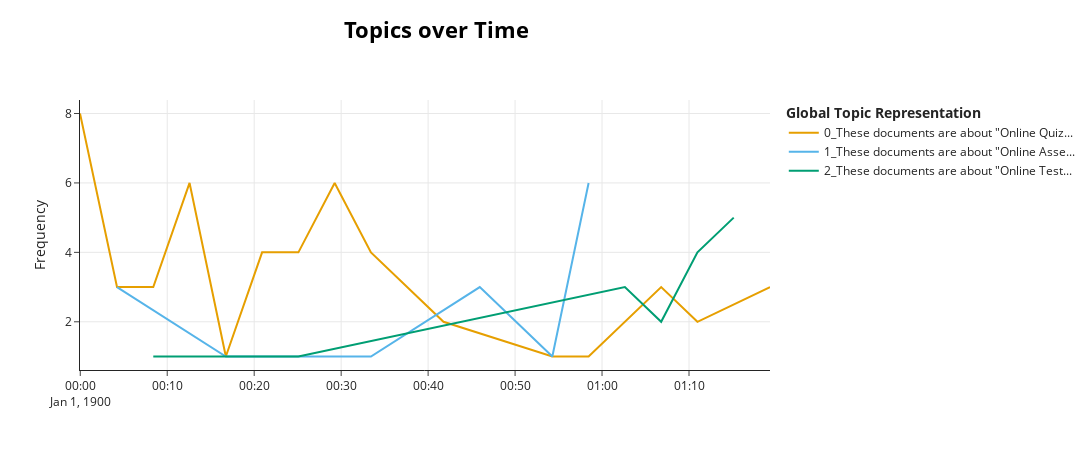

Notebook code cell kept with this figure:
### Markdown cell above
# Looking into a way to plot some of the charts myself a bit more easily.

### Code cell
import pandas as pd
from typing import List, Union
import plotly.graph_objects as go
from sklearn.preprocessing import normalize


def visualize_topics_over_time(
    topic_model,
    topics_over_time: pd.DataFrame,
    top_n_topics: int = None,
    topics: List[int] = None,
    normalize_frequency: bool = False,
    custom_labels: Union[bool, str] = False,
    title: str = "<b>Topics over Time</b>",
    width: int = 1250,
    height: int = 450,
) -> go.Figure:
    """Visualize topics over time

    Arguments:
        topic_model: A fitted BERTopic instance.
        topics_over_time: The topics you would like to be visualized with the
                          corresponding topic representation
        top_n_topics: To visualize the most frequent topics instead of all
        topics: Select which topics you would like to be visualized
        normalize_frequency: Whether to normalize each topic's frequency individually
        custom_labels: If bool, whether to use custom topic labels that were defined using
                       `topic_model.set_topic_labels`.
                       If `str`, it uses labels from other aspects, e.g., "Aspect1".
        title: Title of the plot.
        width: The width of the figure.
        height: The height of the figure.

    Returns:
        A plotly.graph_objects.Figure including all traces

    Examples:

    To visualize the topics over time, simply run:

    ```python
    topics_over_time = topic_model.topics_over_time(docs, timestamps)
    topic_model.visualize_topics_over_time(topics_over_time)
    ```

    Or if you want to save the resulting figure:

    ```python
    fig = topic_model.visualize_topics_over_time(topics_over_time)
    fig.write_html("path/to/file.html")
    ```
    <iframe src="../../getting_started/visualization/trump.html"
    style="width:1000px; height: 680px; border: 0px;""></iframe>
    """
    colors = [
        "#E69F00",
        "#56B4E9",
        "#009E73",
        "#F0E442",
        "#D55E00",
        "#0072B2",
        "#CC79A7",
    ]

    # Select topics based on top_n and topics args
    freq_df = topic_model.get_topic_freq()
    freq_df = freq_df.loc[freq_df.Topic != -1, :]
    if topics is not None:
        selected_topics = list(topics)
    elif top_n_topics is not None:
        selected_topics = sorted(freq_df.Topic.to_list()[:top_n_topics])
    else:
        selected_topics = sorted(freq_df.Topic.to_list())

    # Prepare data
    if isinstance(custom_labels, str):
        topic_names = [
            [[str(topic), None]] + topic_model.topic_aspects_[custom_labels][topic]
            for topic in topics
        ]
        topic_names = [
            "_".join([label[0] for label in labels[:4]]) for labels in topic_names
        ]
        topic_names = [
            label if len(label) < 30 else label[:27] + "..." for label in topic_names
        ]
        topic_names = {
            key: topic_names[index]
            for index, key in enumerate(topic_model.topic_labels_.keys())
        }
    elif topic_model.custom_labels_ is not None and custom_labels:
        topic_names = {
            key: topic_model.custom_labels_[key + topic_model._outliers]
            for key, _ in topic_model.topic_labels_.items()
        }
    else:
        topic_names = {
            key: value[:40] + "..." if len(value) > 40 else value
            for key, value in topic_model.topic_labels_.items()
        }
    topics_over_time["Name"] = topics_over_time.Topic.map(topic_names)
    data = topics_over_time.loc[
        topics_over_time.Topic.isin(selected_topics), :
    ].sort_values(["Topic", "Timestamp"])

    # Add traces
    fig = go.Figure()
    for index, topic in enumerate(data.Topic.unique()):
        trace_data = data.loc[data.Topic == topic, :]
        topic_name = trace_data.Name.values[0]
        words = trace_data.Words.values
        if normalize_frequency:
            y = normalize(trace_data.Frequency.values.reshape(1, -1))[0]
        else:
            y = trace_data.Frequency
        fig.add_trace(
            go.Scatter(
                x=trace_data.Timestamp,
                y=y,
                mode="lines",
                marker_color=colors[index % 7],
                hoverinfo="text",
                name=topic_name,
                hovertext=[f"<b>Topic {topic}</b><br>Words: {word}" for word in words],
            )
        )

    # Styling of the visualization
    fig.update_xaxes(showgrid=True)
    fig.update_yaxes(showgrid=True)
    fig.update_layout(
        yaxis_title="Normalized Frequency" if normalize_frequency else "Frequency",
        title={
            "text": f"{title}",
            "y": 0.95,
            "x": 0.40,
            "xanchor": "center",
            "yanchor": "top",
            "font": dict(size=22, color="Black"),
        },
        template="simple_white",
        width=width,
        height=height,
        hoverlabel=dict(bgcolor="white", font_size=16, font_family="Rockwell"),
        legend=dict(
            title="<b>Global Topic Representation",
        ),
    )
    return fig


visualize_topics_over_time(topicModel, topicsOverTime)

### Figure 1 — Plotly figure (JSON) as saved in the notebook; plotly's stock layout.template omitted (floating-point values rounded to 4 significant figures)
{"data": [{"hoverinfo": "text", "hovertext": ["<b>Topic 0</b><br>Words: These documents are about \"Online Quiz Creation and Migration Updates.\", , , , ", "<b>Topic 0</b><br>Words: These documents are about online quiz functionality and management., , , , ", "<b>Topic 0</b><br>Words: These documents are about \"Educational Assessment Tools.\", , , , ", "<b>Topic 0</b><br>Words: These documents are about \"Educational Technology Training.\", , , , ", "<b>Topic 0</b><br>Words: Educational Quiz Templates, , , , ", "<b>Topic 0</b><br>Words: These documents are about \"Canvas Quiz Formats Comparison.\", , , , ", "<b>Topic 0</b><br>Words: These documents are about \"Online Quiz Tools and Updates.\", , , , ", "<b>Topic 0</b><br>Words: The documents are about creating a quiz with different question types and options. A single label would be \"Quiz Creation Tutorial.\", , , , ", "<b>Topic 0</b><br>Words: These documents are about creating and managing quizzes in an educational platform or software., , , , ", "<b>Topic 0</b><br>Words: These documents are about \"Online Quiz Creation.\", , , , ", "<b>Topic 0</b><br>Words: These documents appear to be about creating and editing a quiz or test, likely in an educational or e-learning setting. A single label for this context could be \"Quiz Configuration Instructions.\", , , , ", "<b>Topic 0</b><br>Words: Based on the context provided, it is unclear what specific documents you are referring to. It appears to be instructions or guidelines on how to formulate a question, possibly for a game or educational activity, but without more specific information, I cannot accurately label the documents. If you can provide more details or clarify what documents you're referencing, I might be able to assist you better., , , , ", "<b>Topic 0</b><br>Words: These documents appear to be about an \"Online Quiz Creation\" tutorial or class session., , , , ", "<b>Topic 0</b><br>Words: These documents appear to be about educational quiz settings or quiz report features. A single label could be \"Quiz Management Tools.\", , , , ", "<b>Topic 0</b><br>Words: These documents are about \"Quiz Analysis\" in an educational context., , , , ", "<b>Topic 0</b><br>Words: These documents are about Canvas LMS training resources., , , , "], "marker": {"color": "#E69F00"}, "mode": "lines", "name": "0_These documents are about \"Online Quiz...", "type": "scatter", "x": ["1899-12-31T23:59:58.134021", "1900-01-01T00:04:13.438950", "1900-01-01T00:08:23.737900", "1900-01-01T00:12:34.036850", "1900-01-01T00:16:44.335800", "1900-01-01T00:20:54.634750", "1900-01-01T00:25:04.933700", "1900-01-01T00:29:15.232650", "1900-01-01T00:33:25.531600", "1900-01-01T00:37:35.830550", "1900-01-01T00:41:46.129500", "1900-01-01T00:54:17.026350", "1900-01-01T00:58:27.325300", "1900-01-01T01:06:47.923200", "1900-01-01T01:10:58.222150", "1900-01-01T01:19:18.820050"], "y": [8, 3, 3, 6, 1, 4, 4, 6, 4, 3, 2, 1, 1, 3, 2, 3]}, {"hoverinfo": "text", "hovertext": ["<b>Topic 1</b><br>Words: These documents are about educational assessment question types., , , , ", "<b>Topic 1</b><br>Words: These documents appear to be about creating or discussing a \"quiz,\" specifically focusing on a feature called \"hotspot.\" A suitable single label for the content described might be \"Quiz Creation Tutorial.\", , , , ", "<b>Topic 1</b><br>Words: Based on the context provided, these documents appear to be about a tutorial or guide for a digital platform or software with editing and previewing capabilities. The single label for these documents could be \"Software Editing Tutorial.\", , , , ", "<b>Topic 1</b><br>Words: The context provided suggests the documents are related to a tutorial or guide on how to use a software interface, specifically focusing on question layout and answer formatting options. A single label for these documents could be \"Software Interface Tutorial.\", , , , ", "<b>Topic 1</b><br>Words: The documents appear to be related to creating or setting up an educational assessment or assignment, likely within an online learning platform or educational software. A single label for these documents could be \"Educational Assessment Setup.\", , , , ", "<b>Topic 1</b><br>Words: It's not possible to provide a single label for the documents based on the given context, as there is insufficient information about the content or purpose of the documents mentioned., , , , ", "<b>Topic 1</b><br>Words: These documents are about creating accessible educational content with different question types., , , , "], "marker": {"color": "#56B4E9"}, "mode": "lines", "name": "1_These documents are about \"Online Asse...", "type": "scatter", "x": ["1900-01-01T00:04:13.438950", "1900-01-01T00:16:44.335800", "1900-01-01T00:33:25.531600", "1900-01-01T00:45:56.428450", "1900-01-01T00:50:06.727400", "1900-01-01T00:54:17.026350", "1900-01-01T00:58:27.325300"], "y": [3, 1, 1, 3, 2, 1, 6]}, {"hoverinfo": "text", "hovertext": ["<b>Topic 2</b><br>Words: The documents appear to be discussing features of a digital quiz or testing platform. A suitable single label could be \"Online Assessment Tools.\", , , , ", "<b>Topic 2</b><br>Words: These documents appear to be about \"educational moderation features,\" particularly regarding accommodations for students with special needs., , , , ", "<b>Topic 2</b><br>Words: Based on the context provided, these documents appear to be related to \"educational assignment management\" or \"online learning platforms.\" Please provide additional context if you need a more specific label., , , , ", "<b>Topic 2</b><br>Words: These documents appear to be discussing the setup of an online quiz or test with security measures such as access codes, time limits, and IP filtering. A single label for these documents could be \"Online Exam Security Settings.\", , , , ", "<b>Topic 2</b><br>Words: These documents are about Quiz Attempt Settings., , , , ", "<b>Topic 2</b><br>Words: These documents are about \"Educational Accommodations.\", , , , ", "<b>Topic 2</b><br>Words: These documents are about providing test accommodations in an educational setting., , , , "], "marker": {"color": "#009E73"}, "mode": "lines", "name": "2_These documents are about \"Online Test...", "type": "scatter", "x": ["1900-01-01T00:08:23.737900", "1900-01-01T00:12:34.036850", "1900-01-01T00:25:04.933700", "1900-01-01T01:02:37.624250", "1900-01-01T01:06:47.923200", "1900-01-01T01:10:58.222150", "1900-01-01T01:15:08.521100"], "y": [1, 1, 1, 3, 2, 4, 5]}], "layout": {"height": 450, "hoverlabel": {"bgcolor": "white", "font": {"family": "Rockwell", "size": 16}}, "legend": {"title": {"text": "<b>Global Topic Representation"}}, "title": {"font": {"color": "Black", "size": 22}, "text": "<b>Topics over Time</b>", "x": 0.4, "xanchor": "center", "y": 0.95, "yanchor": "top"}, "width": 1250, "xaxis": {"showgrid": true}, "yaxis": {"showgrid": true, "title": {"text": "Frequency"}}}}
